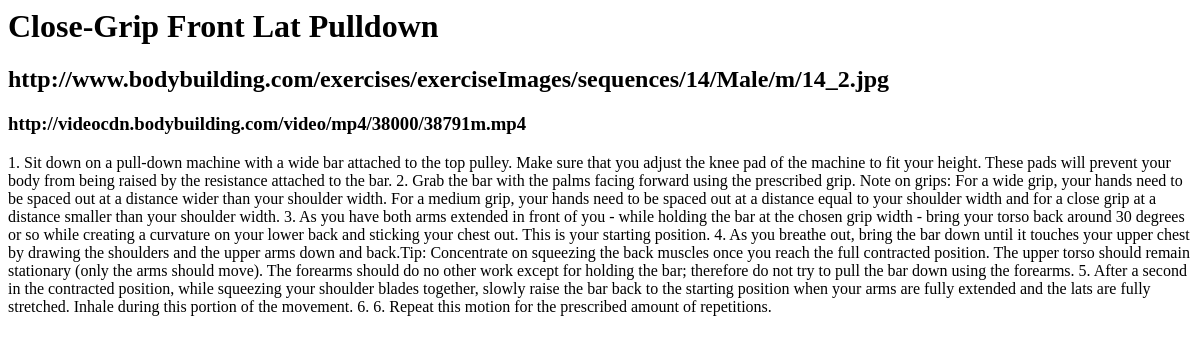
The page /exercise/3 on the database as committed earlier.
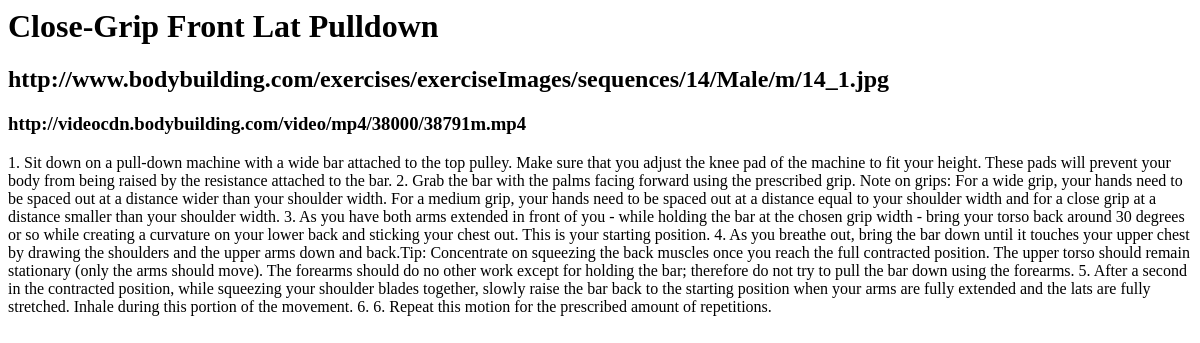
The same page on the database as committed later.
### ultimatefitbackend/models.py (models this page shows, shortened)
class BaseModel(models.Model):
    created_datetime = models.DateTimeField(auto_now_add=True)
    modified_datetime = models.DateTimeField(auto_now=True)
    class Meta:
        abstract = True

class Exercise(BaseModel):
    name = models.CharField(max_length=100)
    description = models.TextField()
    image = models.TextField()
    image2 = models.TextField()
    video = models.TextField()
    category = models.ForeignKey(Category)

### ultimatefitbackend/views.py (the view)
# urls.py: url(r'exercise/(?P<id>[0-9]+)$', views.exercise, name='exercise'),
def exercise(request, id):
    template = loader.get_template('exercise.html')
    context = {
        'exercise': Exercise.objects.get(id=id)
    }
    return HttpResponse(template.render(context, request))

### ultimatefitbackend/templates/exercise.html (shortened to what this page needs)
<html>
    <head>
    </head>
    <body>
        <h1>{{ exercise.name }}</h1>
        <h2>{{ exercise.image }}</h2>
        <h3>{{ exercise.video }}</h3>
        <p>{{ exercise.description }}</p>
    </body>
</html>

Rows that differ between the two databases and show on the page:
changed Exercise "Close-Grip Front Lat Pulldown": image "http://www.bodybuilding.com/exercises/exerciseImages/sequences/14/Male/m/14_2.jpg" → "http://www.bodybuilding.com/exercises/exerciseImages/sequences/14/Male/m/14_1.jpg"
